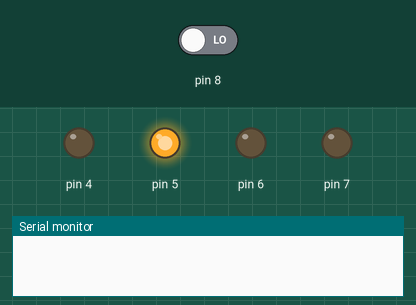
Recording of a sketch running on a simulated Arduino Uno, built with avr-gcc and run on an emulated ATmega328P. Parts: output pins drawn as LEDs (lit = HIGH), the last lines printed to the serial monitor. Inputs (shaded band) come from the test bench; at power-on: pin 8 LOW.

Above: at 0.5 s.
At 1.5 s:
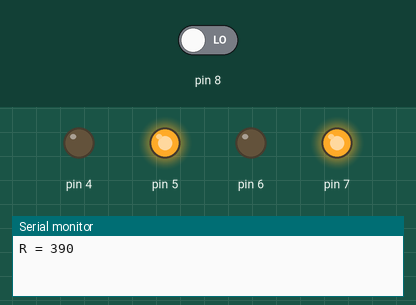
At 2.5 s:
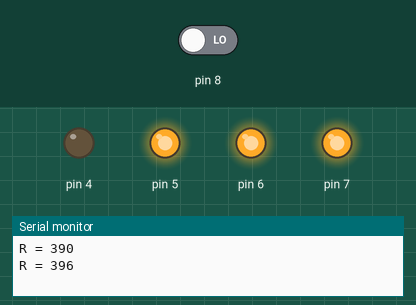
Timing chart, 0 to 3.5 s (numbered marks = the images above):
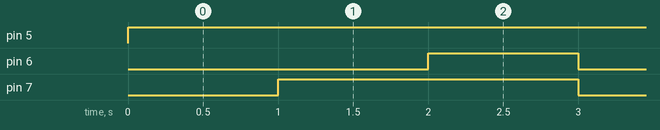

Measured:
- by itself, pin 5: LOW → HIGH at 0.00 s
- by itself, pin 6: alternates HIGH for 1.0 s and LOW for 2.0 s
- by itself, pin 7: alternates HIGH for 2.0 s and LOW for 1.0 s

The sketch:

TCS230_example.ino
```cpp
#include "TCS230.h"
tcs mySensor(4,5,6,7,8);

void setup() {
  // put your setup code here, to run once:
  Serial.begin(9600);
}

void loop() {
  // put your main code here, to run repeatedly:
  mySensor.Frequency_Scaling(1);
  int Red_F = mySensor.get_Red_Freq();
  Serial.print("R = ");
  Serial.println(Red_F);
  int Blue_F = mySensor.get_Blue_Freq();
  Serial.print("R = ");
  Serial.println(Blue_F);
  int Green_F = mySensor.get_Green_Freq();
  Serial.print("R = ");
  Serial.println(Green_F);
}
```
